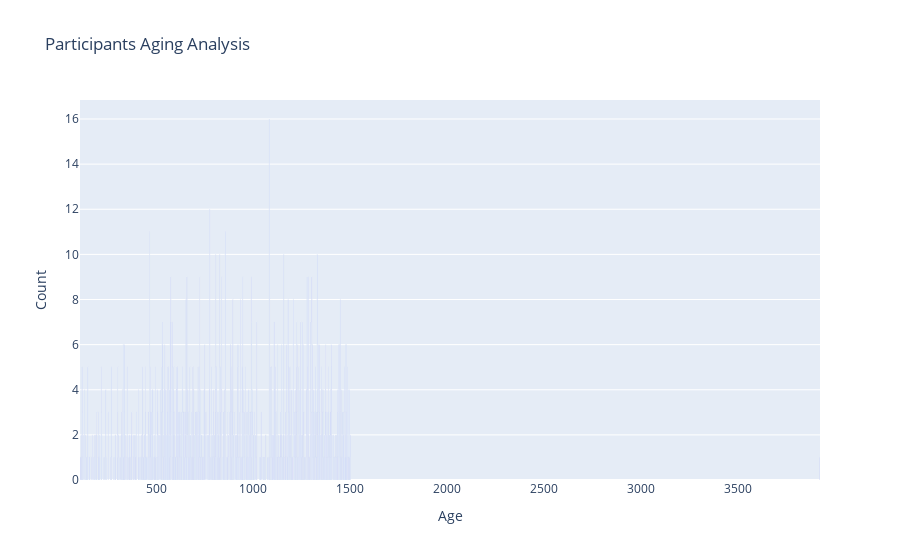

The code cell stored with this chart in its notebook:
### Code cell
fig = px.bar(
    train.loc[1:, "DailyRate"].value_counts(),
    y="DailyRate",
    labels={"index": "Age", "DailyRate": "Count", "text": "Count"},
    text=(train.loc[1:, "DailyRate"].value_counts()),
    title="Participants Aging Analysis",
)
fig.show()

### Figure 1 — Plotly figure (JSON) as saved in the notebook; plotly's stock layout.template omitted (floating-point values rounded to 4 significant figures; data arrays with more than 128 entries replaced by an {"elided": "..."} marker saying what was removed)
{"data": [{"alignmentgroup": "True", "hovertemplate": "Age=%{x}<br>Count=%{text}<extra></extra>", "legendgroup": "", "marker": {"color": "#636efa", "pattern": {"shape": ""}}, "name": "", "offsetgroup": "", "orientation": "v", "showlegend": false, "text": {"elided": "624 int values"}, "textposition": "auto", "x": {"elided": "624 int values"}, "xaxis": "x", "y": {"elided": "624 int values"}, "yaxis": "y", "type": "bar"}], "layout": {"xaxis": {"anchor": "y", "domain": [0, 1], "title": {"text": "Age"}, "type": "linear", "range": [106.5, 3922.0], "autorange": true}, "yaxis": {"anchor": "x", "domain": [0, 1], "title": {"text": "Count"}, "type": "linear", "range": [0, 16.84], "autorange": true}, "legend": {"tracegroupgap": 0}, "title": {"text": "Participants Aging Analysis"}, "barmode": "relative", "autosize": true}}
